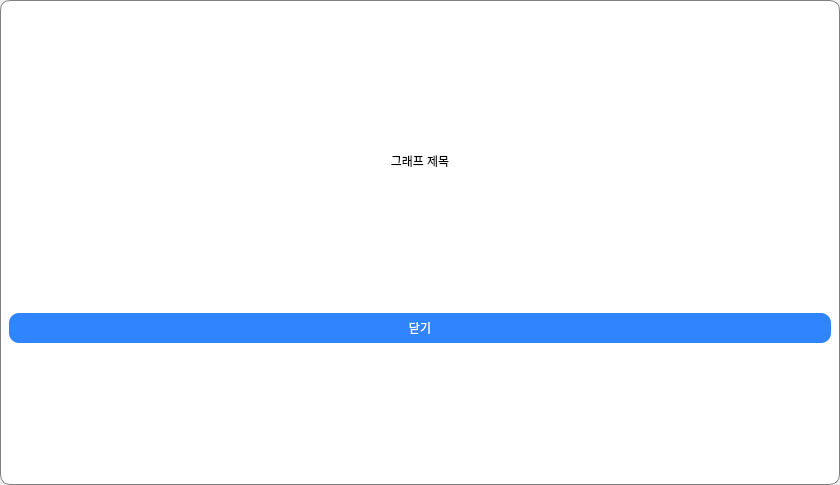
<?xml version="1.0" encoding="UTF-8"?>
<ui version="4.0">
 <class>ShowGraph</class>
 <widget class="QDialog" name="ShowGraph">
  <property name="geometry">
   <rect>
    <x>0</x>
    <y>0</y>
    <width>840</width>
    <height>485</height>
   </rect>
  </property>
  <property name="windowTitle">
   <string>Dialog</string>
  </property>
  <property name="styleSheet">
   <string notr="true"/>
  </property>
  <layout class="QVBoxLayout" name="verticalLayout_2">
   <property name="spacing">
    <number>0</number>
   </property>
   <property name="leftMargin">
    <number>0</number>
   </property>
   <property name="topMargin">
    <number>0</number>
   </property>
   <property name="rightMargin">
    <number>0</number>
   </property>
   <property name="bottomMargin">
    <number>0</number>
   </property>
   <item>
    <widget class="QWidget" name="widget" native="true">
     <property name="styleSheet">
      <string notr="true">#widget{background-color: rgb(255, 255, 255);
border-radius: 10px;
border: 1px solid gray;
}</string>
     </property>
     <layout class="QVBoxLayout" name="verticalLayout_3">
      <property name="topMargin">
       <number>15</number>
      </property>
      <item>
       <widget class="QLabel" name="label">
        <property name="maximumSize">
         <size>
          <width>16777215</width>
          <height>30</height>
         </size>
        </property>
        <property name="text">
         <string>그래프 제목</string>
        </property>
        <property name="alignment">
         <set>Qt::AlignCenter</set>
        </property>
       </widget>
      </item>
      <item>
       <layout class="QVBoxLayout" name="verticalLayout"/>
      </item>
      <item>
       <widget class="QPushButton" name="pushButton">
        <property name="minimumSize">
         <size>
          <width>0</width>
          <height>30</height>
         </size>
        </property>
        <property name="styleSheet">
         <string notr="true">background-color: #3085FE;
border-radius: 10px;
color: white;
height:30px;</string>
        </property>
        <property name="text">
         <string>닫기</string>
        </property>
       </widget>
      </item>
     </layout>
    </widget>
   </item>
  </layout>
 </widget>
 <resources/>
 <connections/>
</ui>
